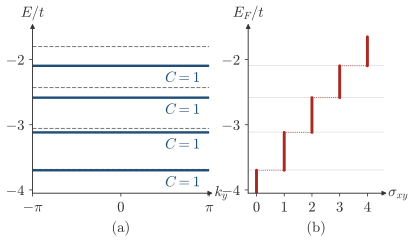

This figure's Python source:
"""Session 4, section 4.4, the Landau levels of a square lattice are flat bands with Chern number one.

The square lattice with hopping t=1 and the flux phi=1/20 of a flux quantum per plaquette, with the Peierls phases (4.4) in the
Landau gauge, so the magnetic unit cell has q=20 sites along x. Panel (a) is the lowest bands against k_y at k_x=0, with the dashed
lines at the continuum Landau levels -4t + hbar omega_c (n + 1/2), hbar omega_c = 4 pi phi t, as in the widget of Section 4.11.
The Chern number of each band is computed from the link variables on a 12 x 60 grid of the magnetic Brillouin zone and is printed.
Panel (b) is the Hall conductivity of (4.2), the sum of the Chern numbers of the bands below E_F, drawn for E_F in the gaps."""
import os, sys
sys.path.insert(0, os.path.join(os.path.dirname(os.path.abspath(__file__)), '..'))
import numpy as np
import matplotlib.pyplot as plt
import style
plt.rcParams.update({'font.size': 11})          # labels a size up from style.py, so that they stay readable on a phone

q = 20; phi = 1 / q; nb = 4
wc = 4 * np.pi * phi


def H(kx, ky):
    h = np.zeros((q, q), complex)
    for j in range(q):
        h[j, j] = -2 * np.cos(ky + 2 * np.pi * phi * j)
        amp = np.exp(1j * kx * q) if j == q - 1 else 1.0
        h[(j + 1) % q, j] += -amp; h[j, (j + 1) % q] += -np.conj(amp)
    return h


def chern(n, N1=12, N2=60):
    kxs = np.arange(N1) / N1 * 2 * np.pi / q; kys = np.arange(N2) / N2 * 2 * np.pi
    V = np.array([[np.linalg.eigh(H(a, b))[1][:, n] for b in kys] for a in kxs])
    def link(a, b):
        z = np.sum(a.conj() * b, -1)
        return z / np.abs(z)
    U1 = link(V, np.roll(V, -1, 0)); U2 = link(V, np.roll(V, -1, 1))
    return np.angle(U1 * np.roll(U2, -1, 0) / np.roll(U1, -1, 1) / U2).sum() / (2 * np.pi)


C = [chern(n) for n in range(nb)]
print('Chern numbers of the lowest bands', np.round(C, 6))
assert np.allclose(C, 1, atol=1e-6)
kys = np.linspace(-np.pi, np.pi, 121)
E = np.array([np.linalg.eigvalsh(H(0.0, k))[:nb + 1] for k in kys])
Eall = np.array([[np.linalg.eigvalsh(H(a, b))[:nb + 1] for b in np.linspace(0, 2 * np.pi, 41)] for a in np.linspace(0, 2 * np.pi / q, 5)])
lo, hi = Eall.min((0, 1)), Eall.max((0, 1))
print('band edges', np.round(lo, 3), np.round(hi, 3), 'continuum', np.round(-4 + wc * (np.arange(nb) + 0.5), 3))

fig, axs = plt.subplots(1, 2, figsize=(12 * style.CM, 5.6 * style.CM), gridspec_kw=dict(wspace=0.25, width_ratios=[1.3, 1]))
ax = axs[0]
ylo, yhi = -4.05, -1.55
for n in range(nb):
    style.guide(ax, y=-4 + wc * (n + 0.5), ls='--', color=style.MUTED, lw=0.8)
    ax.plot(kys, E[:, n], color=style.ACCENT)
    style.label(ax, 2.2, E[:, n].mean() - 0.19, r'$C=%d$' % round(C[n]), fontsize=11, color=style.ACCENT)
ax.set_xlim(-np.pi, np.pi); ax.set_ylim(ylo, yhi)
style.arrows(ax, xlabel=r'$k_y$', ylabel=r'$E/t$')
ax.set_xticks([-np.pi, 0, np.pi]); ax.set_xticklabels([r'$-\pi$', '0', r'$\pi$'], fontsize=11)
ax.set_yticks([-4, -3, -2]); ax.set_yticklabels(['$-4$', '$-3$', '$-2$'], fontsize=11); ax.tick_params(length=2.5, width=0.6)
ax.text(0.5, -0.17, '(a)', transform=ax.transAxes, ha='center', va='top', fontsize=11)
ax = axs[1]
# the Hall conductivity, N(E_F) = number of bands entirely below E_F, drawn in the gaps only
gaps = [(ylo, lo[0])] + [(hi[n], lo[n + 1]) for n in range(nb)]
for n, (a, b) in enumerate(gaps):
    sig = sum(round(c) for c in C[:n])
    ax.plot([sig, sig], [a, min(b, yhi)], color=style.BROKEN, lw=2.2)
    if n < nb:
        ax.axhspan(lo[n], hi[n] + 0.01, color=style.GRID, lw=0)
for n in range(nb):
    ax.plot([n, n + 1], [lo[n], lo[n]], color=style.BROKEN, lw=0.6, ls=':')
ax.set_xlim(-0.3, 4.6); ax.set_ylim(ylo, yhi)
style.arrows(ax, xlabel=r'$\sigma_{xy}$', ylabel=r'$E_F/t$')
ax.set_xticks([0, 1, 2, 3, 4]); ax.set_xticklabels(['0', '1', '2', '3', '4'], fontsize=11)
ax.set_yticks([-4, -3, -2]); ax.set_yticklabels(['$-4$', '$-3$', '$-2$'], fontsize=11); ax.tick_params(length=2.5, width=0.6)
ax.text(0.5, -0.17, '(b)', transform=ax.transAxes, ha='center', va='top', fontsize=11)
style.save(fig, __file__)
